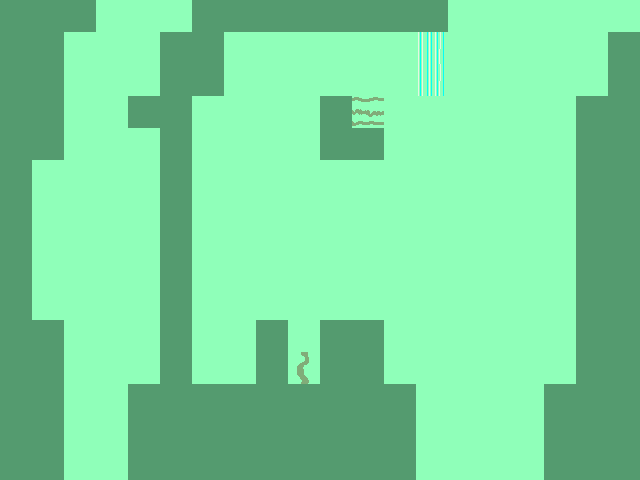

Tiled map render using the project's own tile images. Description and the map definition, with tile-layer contents summarised, below:
An orthogonal 20x15 tile map with 32x32 px tiles, 3 tile layers (floor1, tileobs, COLLISIONS), 2 tilesets and 8 objects (warpUL, A, warpLL, L, R, ...).

<map version="1.0" orientation="orthogonal" width="20" height="15" tilewidth="32" tileheight="32">
 <tileset firstgid="1" source="collisions.tsx" />
 <tileset firstgid="1025" source="tiles.tsx" />
 <layer name="floor1" width="20" height="15">
  <data>[300 cells, 300 non-empty, 2 distinct tile ids]</data>
 </layer>
 <layer name="tileobs" width="20" height="15">
  <data>[300 cells, 4 non-empty, 3 distinct tile ids]</data>
 </layer>
 <layer name="COLLISIONS" width="20" height="15">
  <data>[300 cells, 0 non-empty, 0 distinct tile ids]</data>
 </layer>
 <objectgroup name="spawns" width="20" height="15">
  <object name="warpUL" x="97" y="-12" width="95" height="23">
   <properties>
    <property name="warp" value="room3_B" />
   </properties>
  </object>
  <object name="A" x="135" y="67" width="13" height="13">
   <properties>
    <property name="destination" value="A" />
   </properties>
  </object>
  <object name="warpLL" x="66" y="467" width="56" height="23">
   <properties>
    <property name="warp" value="hub_TL" />
   </properties>
  </object>
  <object name="L" x="91" y="443" width="13" height="13">
   <properties>
    <property name="destination" value="L" />
   </properties>
  </object>
  <object name="R" x="483" y="446" width="13" height="13">
   <properties>
    <property name="destination" value="R" />
   </properties>
  </object>
  <object name="TR" x="520" y="46" width="13" height="13">
   <properties>
    <property name="destination" value="TR" />
   </properties>
  </object>
  <object name="warpLR" x="419" y="471" width="116" height="28">
   <properties>
    <property name="warp" value="hub_TR" />
   </properties>
  </object>
  <object name="warpUR" x="440" y="-23" width="198" height="28">
   <properties>
    <property name="warp" value="room3_R1" />
   </properties>
  </object>
 </objectgroup>
</map>
